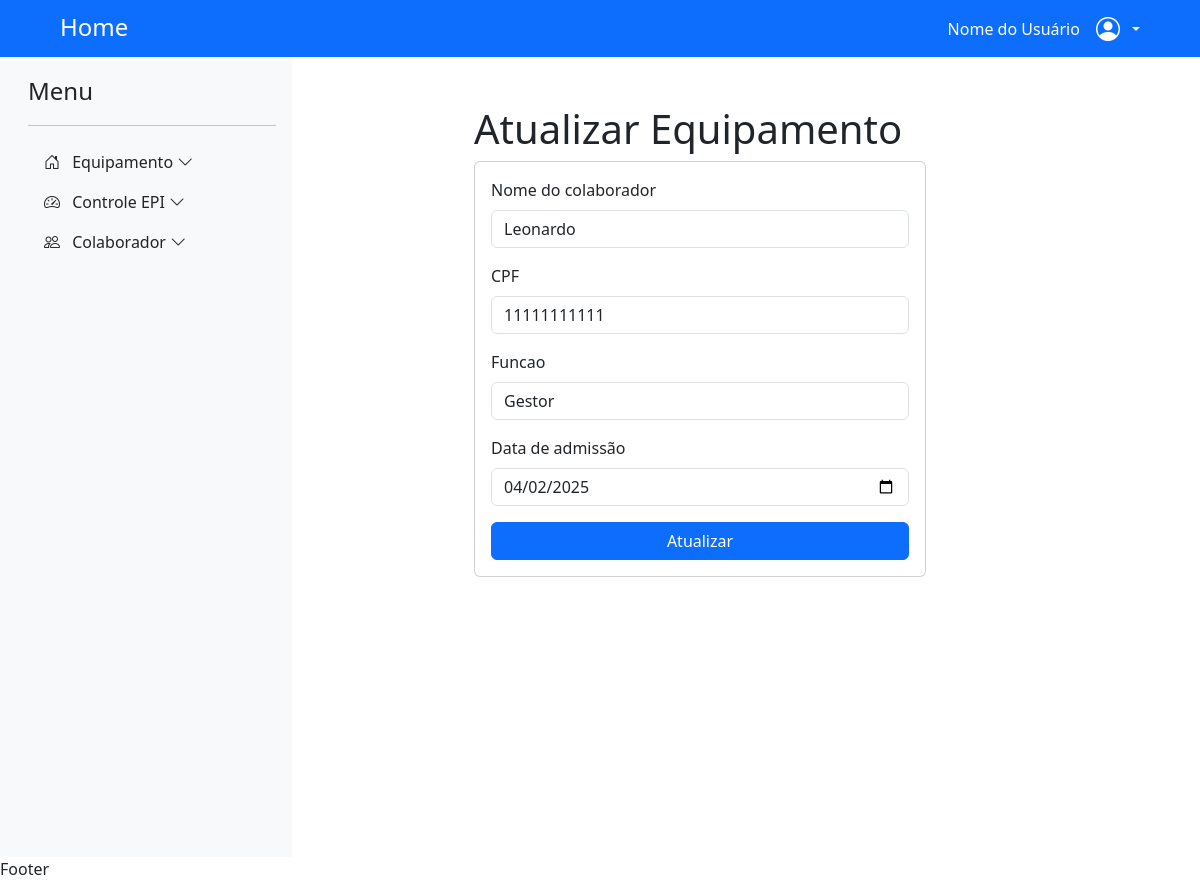
Page /atualizar/1 on the committed database.
### app_emprestimo/models.py (models this page shows, shortened)
class ColaboradorModel(models.Model):
    idCOLABORADOR = models.AutoField(primary_key=True)
    nome = models.CharField(max_length=100)
    cpf = models.CharField(max_length=14, unique=True)
    funcao = models.CharField(max_length=50)
    data_admissao = models.DateField()
    criado_em = models.DateTimeField(auto_now_add=True)
    alterado_em = models.DateTimeField(auto_now=True)

### app_emprestimo/views.py (the view, shortened to what this page needs)
# urls.py: path('atualizar/<int:idCOLABORADOR>',views.atualizar_colaborador, name='atualizar_colaborador'),
def atualizar_colaborador(request, idCOLABORADOR):
    if request.method == 'GET':
        colaborador = ColaboradorModel.objects.get(idCOLABORADOR=idCOLABORADOR)
        return render(request, 'app_emprestimo/pages/atualizar_colaborador.html', context={'colaborador':colaborador})

### app_emprestimo/templates/app_emprestimo/pages/atualizar_colaborador.html (shortened to what this page needs)
{% extends "global/base.html" %}
{% block content %}
<form action="{% url 'atualizar_colaborador' colaborador.idCOLABORADOR %}" method="post">
    <div class="container mt-5">
        <div class="row justify-content-center">
            <div class="col-md-6">
                <h1>Atualizar Equipamento</h1>
                <div class="card">
                    <div class="card-body">
                            <div class="mb-3">
                                <label for="campo1" class="form-label">Nome do colaborador</label>
                                <input type="text" class="form-control" name="nome" value="{{ colaborador.nome }}">
                            </div>
                            <div class="mb-3">
                                <label for="campo2" class="form-label">CPF</label>
                                <input type="text" class="form-control" name="cpf" value="{{ colaborador.cpf }}">
                            </div>
                            <div class="mb-3">
                                <label for="campo2" class="form-label">Funcao</label>
                                <input type="text" class="form-control" name="funcao" value="{{ colaborador.funcao }}">
                            </div>
                            <div class="mb-3">
                                <label for="campo4" class="form-label">Data de admissão</label>
                                <input type="date" class="form-control" name="data_admissao" value="{{ colaborador.data_admissao | date:'Y-m-d' }}">
                            </div>
                            <div class="d-grid gap-2">
                                <button class="btn btn-primary" type="submit">Atualizar</button>
                            </div>
                    </div>
                </div>
            </div>
        </div>
    </div>
</form>
{% endblock content %}

### rows in the picture
ColaboradorModel: nome "Leonardo", cpf "11111111111", funcao "Gestor", data_admissao "04/02/2025"
